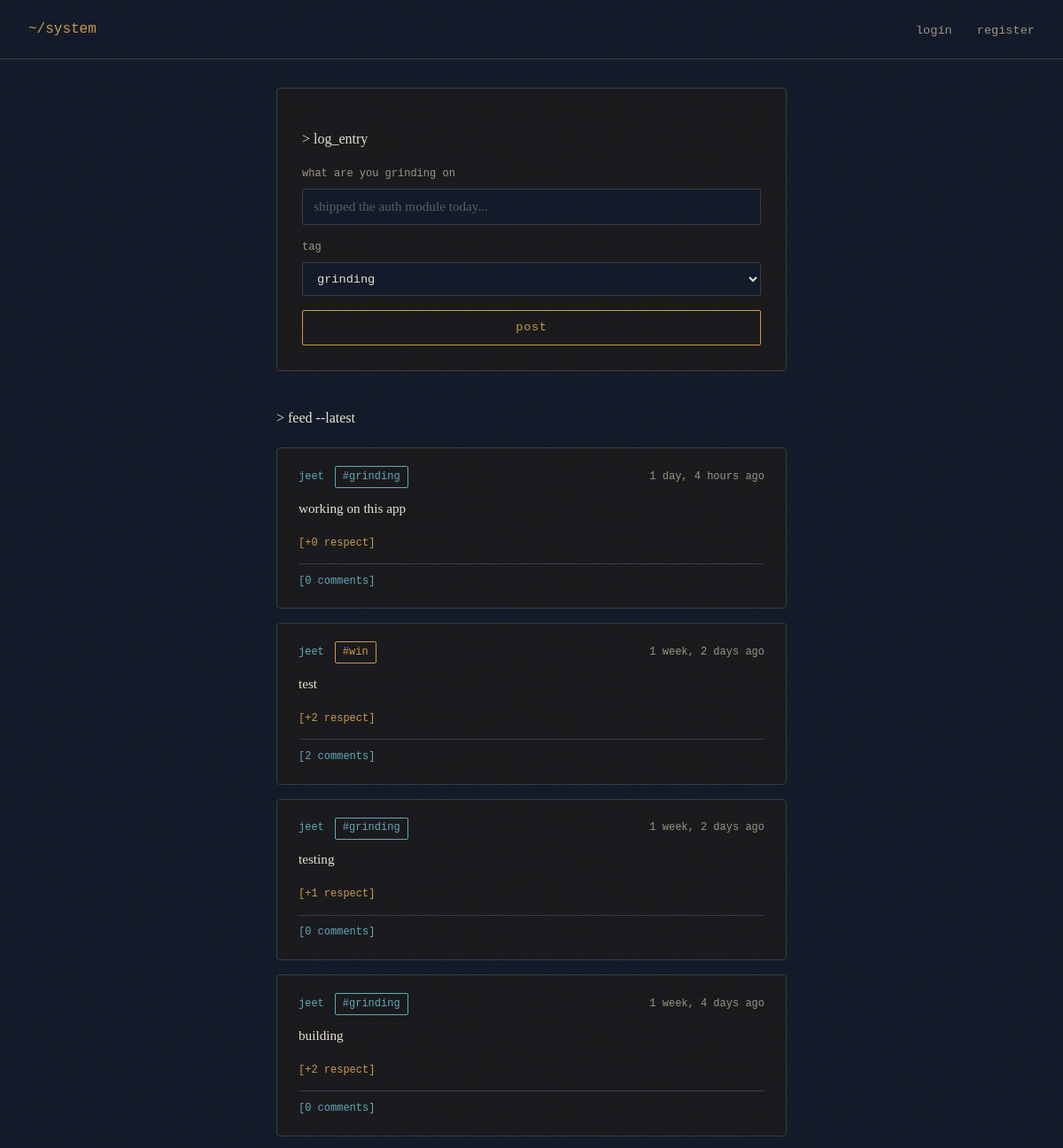
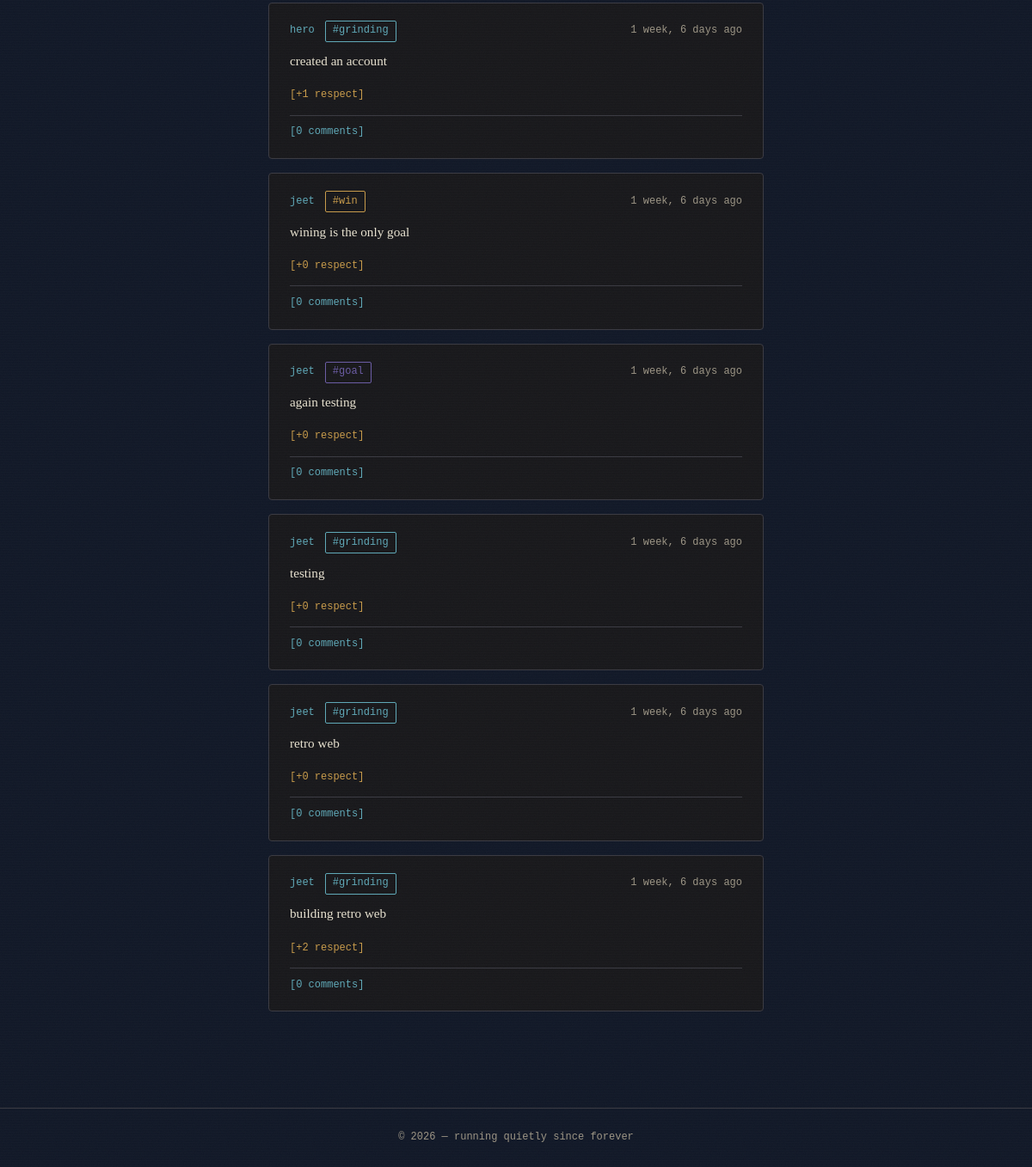
Page /grindfeed on the committed database (2 pictures, top to bottom).
### myretroapp/models.py (models this page shows)
class GrindPost(models.Model):
    TAG_CHOICES = [
        ('grinding', 'grinding'),
        ('goal', 'goal'),
        ('quote', 'quote'),
        ('win', 'win'),
    ]
    user = models.ForeignKey(User, on_delete=models.CASCADE)
    content = models.CharField(max_length=280)
    tag = models.CharField(max_length=20, choices=TAG_CHOICES, default='grinding')
    created_at = models.DateTimeField(auto_now_add=True)
    respect_count = models.PositiveBigIntegerField(default=0)
    class Meta:
        ordering = ['-created_at']

### myretroapp/views.py (the view)
# urls.py: path('grindfeed', views.grind_feed, name = 'grind_feed'),
@never_cache
def grind_feed(request):
    grind_list = GrindPost.objects.all()
    return render(request, 'grind_page.html', {'grinding' : grind_list})

### templates/grind_page.html (shortened to what this page needs)
{% load static %}
<!doctype html>
<html lang="en">
  <head>
    <link rel="stylesheet" href="{% static 'style.css' %}" />
  </head>
  <body>
    {% include 'menus.html' %}
    <main class="grind-wrapper">
      <section class="grind-composer">
        <p class="prompt-line">&gt; log_entry</p>
        <form method="post" action="{% url 'create_grind_post' %}">
          <div class="field-group">
            <label for="text">what are you grinding on</label>
            <input
              type="text"
              id="text"
              name="text"
              placeholder="shipped the auth module today..."
              required
            />
          </div>
          <div class="field-group">
            <label for="tags">tag</label>
            <select id="tags" name="tags" required>
              <option value="grinding">grinding</option>
            </select>
          </div>
          <button type="submit" class="btn">post</button>
        </form>
      </section>
      <section class="grind-feed">
        <p class="prompt-line">&gt; feed --latest</p>
        {% for g in grinding %}
        <article class="grind-post">
          <div class="grind-post-meta">
            <span class="grind-user">{{ g.user.username }}</span>
            <span class="grind-tag grind-tag-{{ g.tag }}">#{{ g.tag }}</span>
            <span class="grind-time">{{ g.created_at|timesince }} ago</span>
          </div>
          <p class="grind-content">{{ g.content }}</p>
          <a href="{% url 'respect_post' g.id %}" class="respect-link">
            [+{{ g.respect_count }} respect]
          </a>
          <details class="comment-toggle">
            <summary>[{{ g.comments.count }} comments]</summary>
          </details>
        </article>
        {% empty %}
        <p class="grind-empty">
          no entries yet &mdash; be the first to log in.
        </p>
        {% endfor %}
      </section>
    </main>
    <footer class="site-footer">
      &copy; 2026 &mdash; running quietly since forever
    </footer>
  </body>
</html>

### static/style.css (style rules this page uses)
:root { --charcoal: #18181b; --navy: #111827; --purple: #6b5ca5; --teal: #4e8c88; --cyan: #5fa9b8; --amber: #c89b4a; --off-white: #e8e2d0; --bg: var(--navy); --surface: var(--charcoal); --border: #3a3a42; --text: var(--off-white); --text-muted: #9c9585; --accent: var(--amber); --mono: "IBM Plex Mono", "Courier New", monospace; --body-font: "Iowan Old Style", "Georgia", serif; }
* { box-sizing: border-box; }
html, body { margin: 0; padding: 0; background-color: var(--bg); color: var(--text); font-family: var(--body-font); line-height: 1.65; }
body { position: relative; min-height: 100vh; }
body::before { content: ""; position: fixed; inset: 0; pointer-events: none; z-index: 1000; background: repeating-linear-gradient( to bottom, rgba(255, 255, 255, 0.02) 0px, rgba(255, 255, 255, 0.02) 1px, transparent 1px, transparent 3px ); opacity: 0.5; }
body::after { content: ""; position: fixed; inset: 0; pointer-events: none; z-index: 999; opacity: 0.03; }
a { color: var(--cyan); text-decoration: none; border-bottom: 1px solid transparent; }
.site-footer { border-top: 1px solid var(--border); padding: 1.5rem 2rem; margin-top: 4rem; font-family: var(--mono); font-size: 0.75rem; color: var(--text-muted); text-align: center; }
.field-group { margin-bottom: 1.25rem; }
.field-group label { display: block; font-family: var(--mono); font-size: 0.75rem; color: var(--text-muted); margin-bottom: 0.4rem; text-transform: lowercase; }
.field-group input { width: 100%; padding: 0.65rem 0.75rem; background-color: var(--navy); border: 1px solid var(--border); border-radius: 2px; color: var(--text); font-family: var(--body-font); font-size: 0.95rem; }
.field-group input::placeholder { color: #5a5a63; }
.btn { display: inline-block; width: 100%; padding: 0.7rem 1rem; background-color: transparent; border: 1px solid var(--accent); color: var(--accent); font-family: var(--mono); font-size: 0.85rem; letter-spacing: 0.05em; cursor: pointer; border-radius: 2px; transition: background-color 0.15s ease, color 0.15s ease; }
.grind-wrapper { max-width: 640px; margin: 0 auto; padding: 2rem; }
.grind-composer { border: 1px solid var(--border); background-color: var(--surface); padding: 1.75rem; border-radius: 4px; margin-bottom: 2.5rem; }
.grind-composer .field-group { margin-bottom: 1rem; }
.grind-composer select { width: 100%; padding: 0.6rem 0.75rem; background-color: var(--navy); border: 1px solid var(--border); border-radius: 2px; color: var(--text); font-family: var(--mono); font-size: 0.85rem; }
.grind-feed .prompt-line { margin-bottom: 1.25rem; }
.grind-post { border: 1px solid var(--border); border-radius: 4px; padding: 1.25rem 1.5rem; margin-bottom: 1rem; background-color: var(--surface); }
.grind-post-meta { display: flex; align-items: center; gap: 0.75rem; margin-bottom: 0.6rem; font-family: var(--mono); font-size: 0.75rem; }
.grind-user { color: var(--cyan); }
.grind-tag { padding: 0.1rem 0.5rem; border: 1px solid var(--border); border-radius: 2px; color: var(--text-muted); }
.grind-tag-goal { color: var(--purple); border-color: var(--purple); }
.grind-tag-win { color: var(--amber); border-color: var(--amber); }
.grind-tag-grinding { color: var(--cyan); border-color: var(--cyan); }
.grind-time { color: var(--text-muted); margin-left: auto; }
.grind-content { font-size: 0.95rem; color: var(--text); margin: 0 0 0.75rem 0; }
.respect-link { font-family: var(--mono); font-size: 0.75rem; color: var(--amber); }
.comment-toggle { margin-top: 0.75rem; border-top: 1px solid var(--border); padding-top: 0.6rem; }
.comment-toggle summary { font-family: var(--mono); font-size: 0.75rem; color: var(--cyan); cursor: pointer; list-style: none; }

### rows in the picture
GrindPost: user.username "jeet", tag "grinding", created_at "1 day, 4 hours", content "working on this app", respect_count "0", comments.count "0"
GrindPost: user.username "jeet", tag "win", created_at "1 week, 2 days", content "test", respect_count "2", comments.count "2"
GrindPost: user.username "jeet", tag "grinding", created_at "1 week, 2 days", content "testing", respect_count "1", comments.count "0"
GrindPost: user.username "jeet", tag "grinding", created_at "1 week, 4 days", content "building", respect_count "2", comments.count "0"
GrindPost: user.username "hero", tag "grinding", created_at "1 week, 6 days", content "created an account", respect_count "1", comments.count "0"
GrindPost: user.username "jeet", tag "win", created_at "1 week, 6 days", content "wining is the only goal", respect_count "0", comments.count "0"
GrindPost: user.username "jeet", tag "goal", created_at "1 week, 6 days", content "again testing", respect_count "0", comments.count "0"
GrindPost: user.username "jeet", tag "grinding", created_at "1 week, 6 days", content "testing", respect_count "0", comments.count "0"
GrindPost: user.username "jeet", tag "grinding", created_at "1 week, 6 days", content "retro web", respect_count "0", comments.count "0"
GrindPost: user.username "jeet", tag "grinding", created_at "1 week, 6 days", content "building retro web", respect_count "2", comments.count "0"
